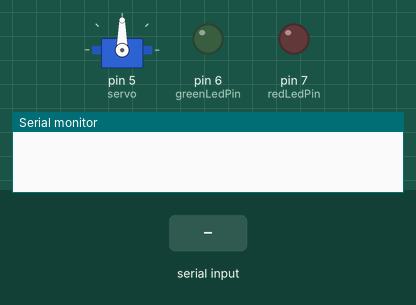
Simulated run of this sketch. Board: Arduino Uno, built with avr-gcc and run on an emulated ATmega328P. Parts: servo, output pins drawn as LEDs (lit = HIGH), the last lines printed to the serial monitor. Inputs (shaded band) come from the test bench.

Above: at 1.2 s.
1.3 s: "D\n" received over Serial
At 2.0 s:
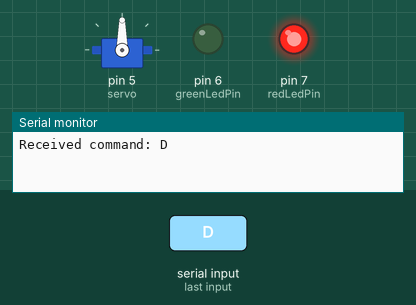
2.8 s: "A90\n" received over Serial
At 3.2 s:
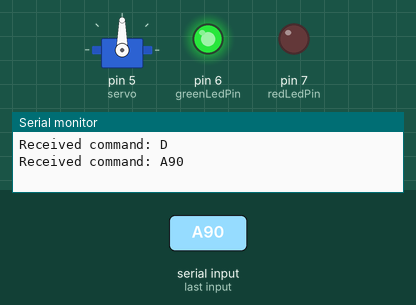
4.3 s: "A,45\n" received over Serial
At 5.6 s:
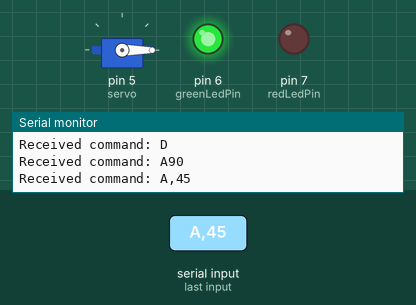
Timing chart, 0 to 7.3 s (numbered marks = the images above; inputs shaded):
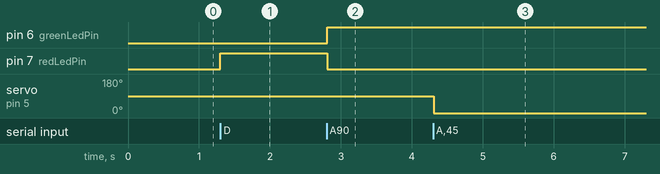

Measured:
- after the input at 1.3 s, pin 7 (redLedPin): LOW → HIGH at once
- after the input at 2.8 s, pin 6 (greenLedPin): LOW → HIGH at once; pin 7 (redLedPin): HIGH → LOW at once
- after the input at 4.3 s, servo on pin 5 (servo): 90° → 0° at once

The sketch:

4b_task.ino
```cpp
#include <Servo.h>

Servo servo;
int servoPosition = 90;  // Initial servo position
const int greenLedPin = 6; // Pin for green LED
const int redLedPin = 7;   // Pin for red LED

void setup() {
  servo.attach(5);  // Attach the servo to pin 5
  servo.write(servoPosition);

  // Set LED pins as outputs
  pinMode(greenLedPin, OUTPUT);
  pinMode(redLedPin, OUTPUT);

  Serial.begin(9600);
}

void loop() {
  // Listen for signals from Python
  if (Serial.available() > 0) {
    String command = Serial.readStringUntil('\n');  // Read command as string
    Serial.print("Received command: "); // Debugging line
    Serial.println(command); // Print received command

    if (command.startsWith("A")) {
      // Allow servo control
      int angle = command.substring(1).toInt(); // Extract angle
      servoPosition = angle;  // Set the servo to the specified angle
      servo.write(servoPosition);

      // Indicate access granted
      digitalWrite(greenLedPin, HIGH);  // Turn on green LED
      digitalWrite(redLedPin, LOW);      // Turn off red LED
    } else if (command == "D") {
      // Disallow servo control
      servoPosition = 90;  // Set the servo back to the default angle
      servo.write(servoPosition);

      // Indicate access denied
      digitalWrite(greenLedPin, LOW);   // Turn off green LED
      digitalWrite(redLedPin, HIGH);     // Turn on red LED
    }
  }
}
```
